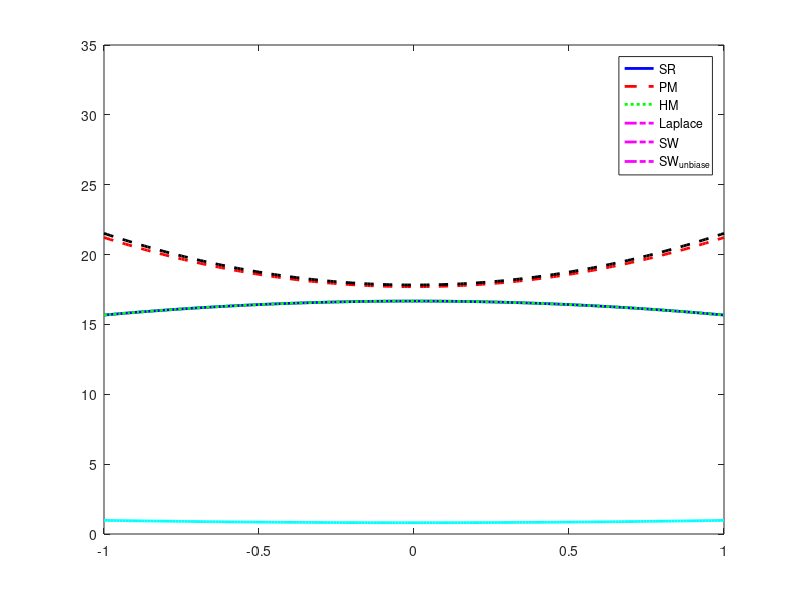

This chart was generated by the following MATLAB code:
t=-1:0.01:1;

epsilon=0.5;

eexp=exp(epsilon);
eexp2=exp(epsilon/2);
exp3=exp(-epsilon/2);
epsilonstar=0.61;

if epsilon>epsilonstar
    alpha=1-exp3;
else
     alpha=0;
end

budget=eexp;
b=(epsilon*budget-budget+1)/(2*budget*(budget-1-epsilon));
%high_area  S_h
p=budget/(2*b*budget+1);
%low_area  S_l
q=1/(2*b*budget+1);


Var_sr=power((eexp+1)/(eexp-1),2)-power(t,2);
Var_pm=power(t,2)/(eexp2-1)+(eexp2+3)/(3*power((eexp2-1),2));
Var_hm=alpha*Var_pm+(1-alpha)*Var_sr;

Var_laplace=8/power(epsilon,2);
t2=(t+1)/2;
Var_sw=4*(q*((1+3*b+3*power(b,2)-6*b*power(t2,2))/3)+p*((6*b*power(t2,2)+2*b^3)/3)-power(t2*2*b*(p-q)+q*(b+1/2),2));
Var_sw_unbiase=Var_sw/(power(2*b*(p-q),2));


figure;

plot(t, Var_sr, 'LineWidth', 2, 'Color', 'blue');
hold on;
plot(t, Var_pm, '--', 'LineWidth', 2, 'Color', 'red');
plot(t, Var_hm, ':', 'LineWidth', 2, 'Color', 'green');
plot(t, Var_laplace, '-.', 'LineWidth', 2, 'Color', 'magenta');
plot(t, Var_sw, 'LineWidth', 2, 'Color', 'cyan');
plot(t, Var_sw_unbiase, '--', 'LineWidth', 2, 'Color', 'black');

legend('SR', 'PM', 'HM', 'Laplace','SW', 'SW_{unbiase}');